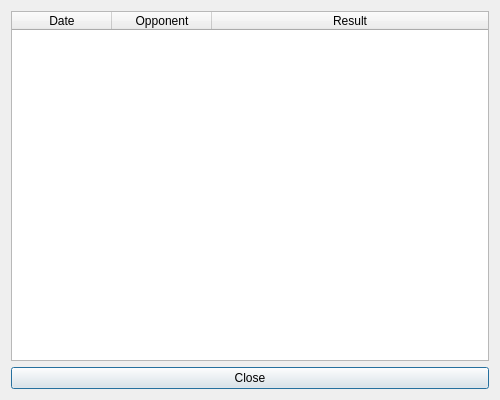
<?xml version="1.0" encoding="UTF-8"?>
<ui version="4.0">
 <class>HistoryDialog</class>
 <widget class="QDialog" name="HistoryDialog">
  <property name="geometry">
   <rect>
    <x>0</x>
    <y>0</y>
    <width>500</width>
    <height>400</height>
   </rect>
  </property>
  <property name="windowTitle">
   <string>Game History</string>
  </property>
  <layout class="QVBoxLayout" name="verticalLayout">
   <item>
    <widget class="QTableWidget" name="historyTableWidget">
     <property name="editTriggers">
      <set>QAbstractItemView::NoEditTriggers</set>
     </property>
     <property name="selectionBehavior">
      <set>QAbstractItemView::SelectRows</set>
     </property>
     <attribute name="horizontalHeaderStretchLastSection">
      <bool>true</bool>
     </attribute>
     <column>
      <property name="text">
       <string>Date</string>
      </property>
     </column>
     <column>
      <property name="text">
       <string>Opponent</string>
      </property>
     </column>
     <column>
      <property name="text">
       <string>Result</string>
      </property>
     </column>
    </widget>
   </item>
   <item>
    <widget class="QPushButton" name="closeButton">
     <property name="text">
      <string>Close</string>
     </property>
    </widget>
   </item>
  </layout>
 </widget>
 <resources/>
 <connections>
  <connection>
   <sender>closeButton</sender>
   <signal>clicked()</signal>
   <receiver>HistoryDialog</receiver>
   <slot>accept()</slot>
  </connection>
 </connections>
</ui>
